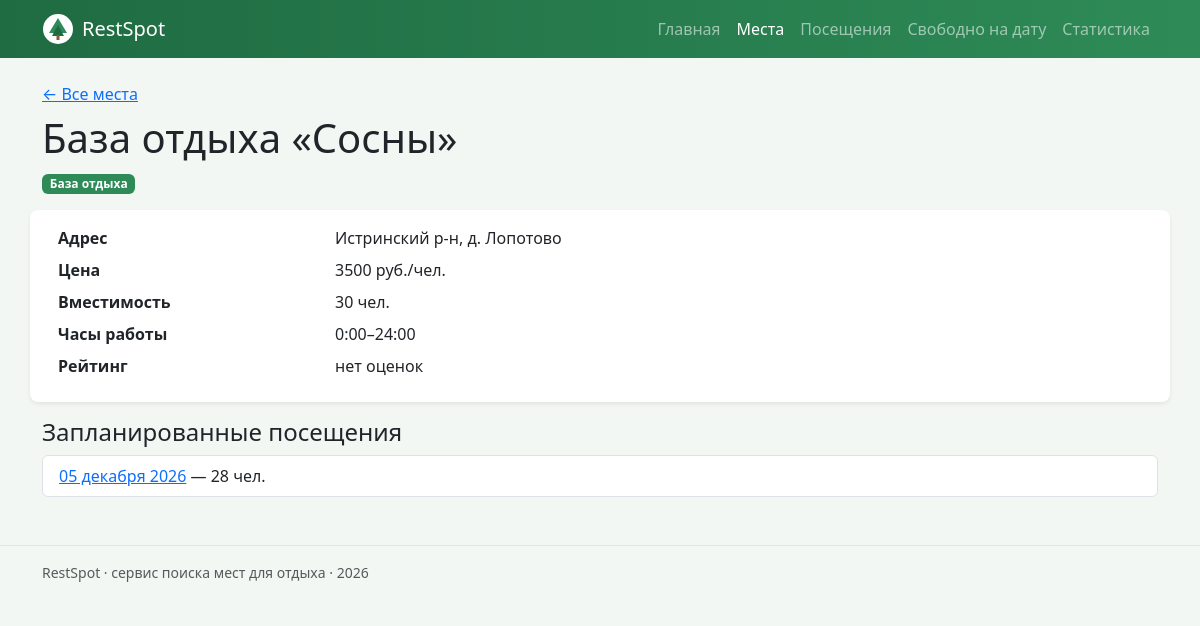
Page /places/5/ on the committed database.
### places/views.py (the view)
# urls.py: path('<int:place_id>/', views.place_detail, name='detail'),
def place_detail(request, place_id):
    place = fetch_one(q.PLACE_BY_ID, {'id': place_id})
    if place is None:
        raise Http404('Место не найдено')
    context = {
        'place': place,
        'rating': fetch_one(q.PLACE_RATING, {'id': place_id})['rating'],
        'visits': fetch_all(q.PLACE_ACTIVE_VISITS, {'id': place_id}),
    }
    return render(request, 'places/place_detail.html', context)

### db/database.py (called while the page is built)
def get_connection(path: Path = DB_PATH) -> sqlite3.Connection:
    conn = sqlite3.connect(path)
    conn.row_factory = sqlite3.Row
    conn.execute("PRAGMA foreign_keys = ON")
    return conn

def _to_dict(row: sqlite3.Row) -> dict:
    data = dict(row)
    if isinstance(data.get("date"), str):
        data["day"] = date.fromisoformat(data["date"])
    return data

def fetch_all(sql: str, params: tuple | dict = ()) -> list[dict]:
    with get_connection() as conn:
        return [_to_dict(row) for row in conn.execute(sql, params)]

def fetch_one(sql: str, params: tuple | dict = ()) -> dict | None:
    rows = fetch_all(sql, params)
    return rows[0] if rows else None

### templates/places/place_detail.html (shortened to what this page needs)
{% extends "base.html" %}
{% block content %}
<a href="{% url 'places:list' %}">&larr; Все места</a>
<h1 class="mt-2">{{ place.name }}</h1>
<p><span class="badge rs-badge">{{ place.category }}</span></p>
<dl class="row bg-white rounded-3 p-3 shadow-sm">
  <dt class="col-sm-3">Адрес</dt><dd class="col-sm-9">{{ place.address }}</dd>
  <dt class="col-sm-3">Цена</dt>
  <dd class="col-sm-9">{{ place.price|floatformat:0|default:"0" }} руб./чел.</dd>
  <dt class="col-sm-3">Вместимость</dt><dd class="col-sm-9">{{ place.capacity }} чел.</dd>
  <dt class="col-sm-3">Часы работы</dt><dd class="col-sm-9">{{ place.hours }}</dd>
  <dt class="col-sm-3">Рейтинг</dt>
  <dd class="col-sm-9">{{ rating|default:"нет оценок" }}</dd>
</dl>
<h2 class="h4">Запланированные посещения</h2>
<ul class="list-group">
  {% for visit in visits %}
    <li class="list-group-item">
      <a href="{% url 'visits:detail' visit.id %}">{{ visit.day|date:"d E Y" }}</a>
      — {{ visit.people }} чел.
    </li>
  {% empty %}
    <li class="list-group-item text-muted">Нет запланированных посещений</li>
  {% endfor %}
</ul>
{% endblock %}

### static/css/style.css (style rules this page uses)
:root { --rs-green: #2e8b57; --rs-green-dark: #1f6b42; --rs-bg: #f2f7f4; }
body { background: var(--rs-bg); }
.rs-badge { background: var(--rs-green); }

### rows in the picture
places: name "База отдыха «Сосны»", category "База отдыха", address "Истринский р-н, д. Лопотово"

### other values in the picture
{{ place.price|floatformat:0|default:"0" }} "3500"
{{ place.capacity }} "30"
{{ place.hours }} "0:00–24:00"
{{ rating|default:"нет оценок" }} "нет оценок"
{{ visit.day|date:"d E Y" }} "05 декабря 2026"
{{ visit.people }} "28"
